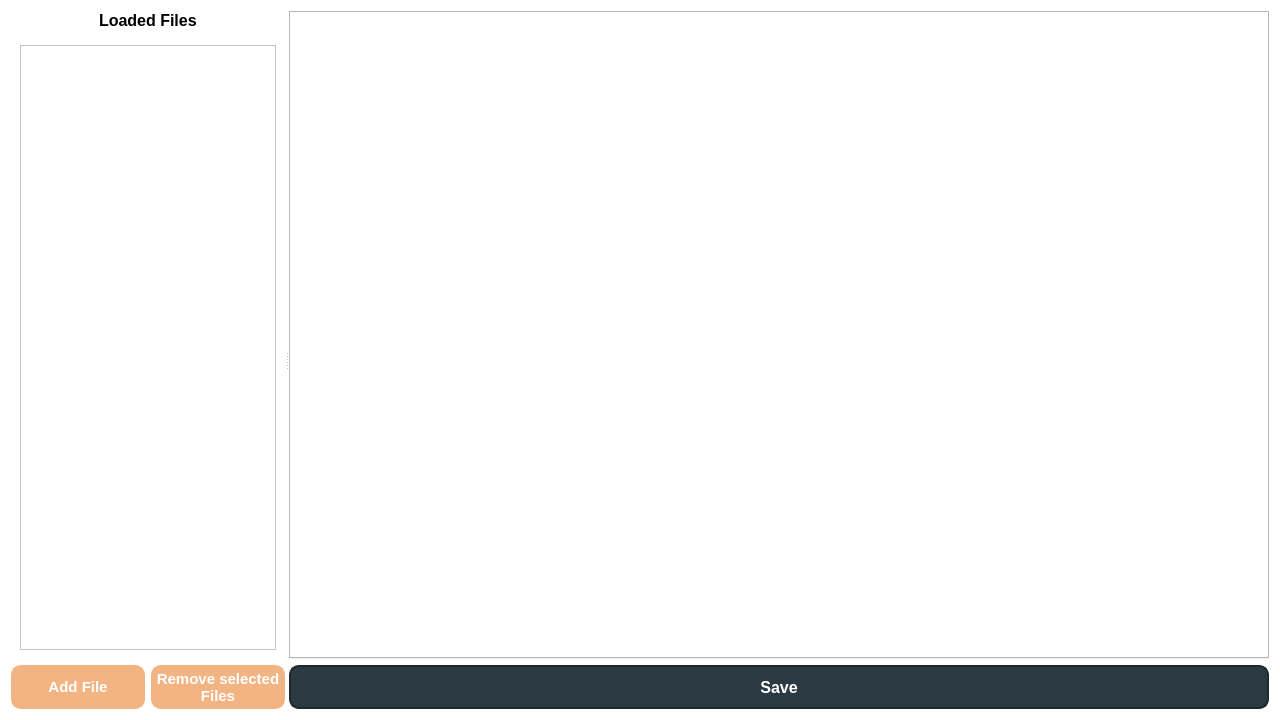
<?xml version="1.0" encoding="UTF-8"?>
<ui version="4.0">
 <class>LoadFilesTab</class>
 <widget class="QWidget" name="LoadFilesTab">
  <property name="geometry">
   <rect>
    <x>0</x>
    <y>0</y>
    <width>1280</width>
    <height>720</height>
   </rect>
  </property>
  <property name="styleSheet">
   <string notr="true">QWidget{
	background-color: white;
}

QPushButton {
    background-color:rgb(242, 180, 130) ;
	color: white;
    min-width: 80px;
	min-height: 40px;
	border-style: solid;
	border-color: rgb(242, 180, 130);
	border-width: 2px;
	border-radius: 10px;
}

QPushButton:pressed {
	background-color:rgb(162, 81, 17) ;
	border-color: rgb(162, 81, 17);
	color: rgb(245, 245, 245);
}

QPushButton:hover {
	background-color:rgb(208, 105, 22);
	border-color: rgb(162, 81, 17);
	color: rgb(245, 245, 245);
}

QPushButton:flat {
    border: none; /* no border for a flat push button */
}

QPushButton:default {
    border-color: navy; /* make the default button prominent */
}</string>
  </property>
  <layout class="QVBoxLayout" name="verticalLayout_4">
   <item>
    <widget class="QSplitter" name="splitter">
     <property name="orientation">
      <enum>Qt::Horizontal</enum>
     </property>
     <property name="opaqueResize">
      <bool>true</bool>
     </property>
     <widget class="QWidget" name="verticalWidget" native="true">
      <property name="sizePolicy">
       <sizepolicy hsizetype="Preferred" vsizetype="Preferred">
        <horstretch>0</horstretch>
        <verstretch>0</verstretch>
       </sizepolicy>
      </property>
      <layout class="QVBoxLayout" name="verticalLayout">
       <item alignment="Qt::AlignHCenter">
        <widget class="QLabel" name="label">
         <property name="font">
          <font>
           <pointsize>12</pointsize>
           <bold>true</bold>
          </font>
         </property>
         <property name="text">
          <string>Loaded Files</string>
         </property>
        </widget>
       </item>
       <item>
        <widget class="QScrollArea" name="scrollArea">
         <property name="frameShape">
          <enum>QFrame::NoFrame</enum>
         </property>
         <property name="widgetResizable">
          <bool>true</bool>
         </property>
         <widget class="QWidget" name="scrollAreaWidgetContents">
          <property name="geometry">
           <rect>
            <x>0</x>
            <y>0</y>
            <width>274</width>
            <height>599</height>
           </rect>
          </property>
          <layout class="QVBoxLayout" name="verticalLayout_2">
           <item>
            <widget class="QTableWidget" name="list_loaded_filenames">
             <property name="styleSheet">
              <string notr="true">QAbstractItemView::indicator{
	width: 20px;
	height: 20px;
}

QAbstractItemView::indicator:checked {
    /* Adjust the appearance of the checked indicator */
    image: url(:/images/images/checked_icon.png) /* Specify a custom image if desired */
}

QAbstractItemView::indicator:unchecked {
    /* Adjust the appearance of the unchecked indicator */
    image: url(:/images/images/unchecked_icon.png); /* Specify a custom image if desired */
}


QTableWidget {
    font-size: 12pt; /* Set the font size */
    font-weight: bold; /* Set the font weight */
}

QTableWidget::item:selected {
    background-color: rgba(50, 50, 225, 0.1); 
	color:black;
}

QTableWidget::item:focus {
    selection-color: blue; /* Hide the dotted selection border */
    border: 1px solid white;
}

QAbstractItemView::indicator:hover {
    /* Adjust the appearance of the hover indicator */
    background-color: lightgray; /* Example: change background color when hovering */
}

QAbstractItemView::indicator:checked:hover {
    /* Adjust the appearance of the checked checkbox when hovering */
    background-color: rgb(155, 154, 154); /* Example: change background color of checked checkbox when hovering */

}


QAbstractItemView::indicator:unchecked:hover {
    /* Adjust the appearance of the unchecked checkbox when hovering */
    background-color: lightgreen; /* Example: change background color of unchecked checkbox when hovering */
}

</string>
             </property>
             <property name="horizontalScrollBarPolicy">
              <enum>Qt::ScrollBarAlwaysOff</enum>
             </property>
             <property name="editTriggers">
              <set>QAbstractItemView::NoEditTriggers</set>
             </property>
             <property name="selectionMode">
              <enum>QAbstractItemView::NoSelection</enum>
             </property>
             <property name="showGrid">
              <bool>false</bool>
             </property>
             <attribute name="horizontalHeaderVisible">
              <bool>false</bool>
             </attribute>
             <attribute name="horizontalHeaderMinimumSectionSize">
              <number>28</number>
             </attribute>
             <attribute name="horizontalHeaderDefaultSectionSize">
              <number>28</number>
             </attribute>
             <attribute name="horizontalHeaderStretchLastSection">
              <bool>true</bool>
             </attribute>
             <attribute name="verticalHeaderVisible">
              <bool>false</bool>
             </attribute>
             <column>
              <property name="text">
               <string>Neue Spalte</string>
              </property>
             </column>
             <column>
              <property name="text">
               <string>File-Name</string>
              </property>
             </column>
            </widget>
           </item>
          </layout>
         </widget>
        </widget>
       </item>
       <item>
        <layout class="QHBoxLayout" name="horizontalLayout">
         <item>
          <widget class="QPushButton" name="btn_add_file">
           <property name="font">
            <font>
             <pointsize>11</pointsize>
             <bold>true</bold>
            </font>
           </property>
           <property name="text">
            <string>Add File</string>
           </property>
          </widget>
         </item>
         <item>
          <widget class="QPushButton" name="btn_remove_file">
           <property name="font">
            <font>
             <pointsize>11</pointsize>
             <bold>true</bold>
            </font>
           </property>
           <property name="text">
            <string>Remove selected
Files</string>
           </property>
          </widget>
         </item>
        </layout>
       </item>
      </layout>
     </widget>
     <widget class="QWidget" name="verticalWidget_2" native="true">
      <property name="sizePolicy">
       <sizepolicy hsizetype="Preferred" vsizetype="Preferred">
        <horstretch>1</horstretch>
        <verstretch>0</verstretch>
       </sizepolicy>
      </property>
      <layout class="QVBoxLayout" name="verticalLayout_3">
       <item>
        <widget class="QTabWidget" name="tab_file_preview">
         <property name="currentIndex">
          <number>-1</number>
         </property>
         <property name="tabsClosable">
          <bool>true</bool>
         </property>
         <property name="movable">
          <bool>true</bool>
         </property>
        </widget>
       </item>
       <item>
        <widget class="QPushButton" name="btn_finished">
         <property name="sizePolicy">
          <sizepolicy hsizetype="Minimum" vsizetype="Fixed">
           <horstretch>0</horstretch>
           <verstretch>0</verstretch>
          </sizepolicy>
         </property>
         <property name="minimumSize">
          <size>
           <width>84</width>
           <height>44</height>
          </size>
         </property>
         <property name="font">
          <font>
           <pointsize>12</pointsize>
           <bold>true</bold>
          </font>
         </property>
         <property name="styleSheet">
          <string notr="true">QPushButton {
	color: white;
	background-color: rgb(43, 58, 66);
	border-style: solid;
	border-radius: 10px;
    border-width: 2px;
    border-color: rgb(30, 41, 46);
    }


    QPushButton:hover {
        background-color:rgb(30, 41, 46);
        border-color: rgb(20, 31, 36);
    }



    QPushButton:disabled{
    background-color: rgb(121, 121, 121);
    }
</string>
         </property>
         <property name="text">
          <string>Save</string>
         </property>
        </widget>
       </item>
      </layout>
     </widget>
    </widget>
   </item>
  </layout>
 </widget>
 <resources>
  <include location="resources.qrc"/>
 </resources>
 <connections/>
</ui>
